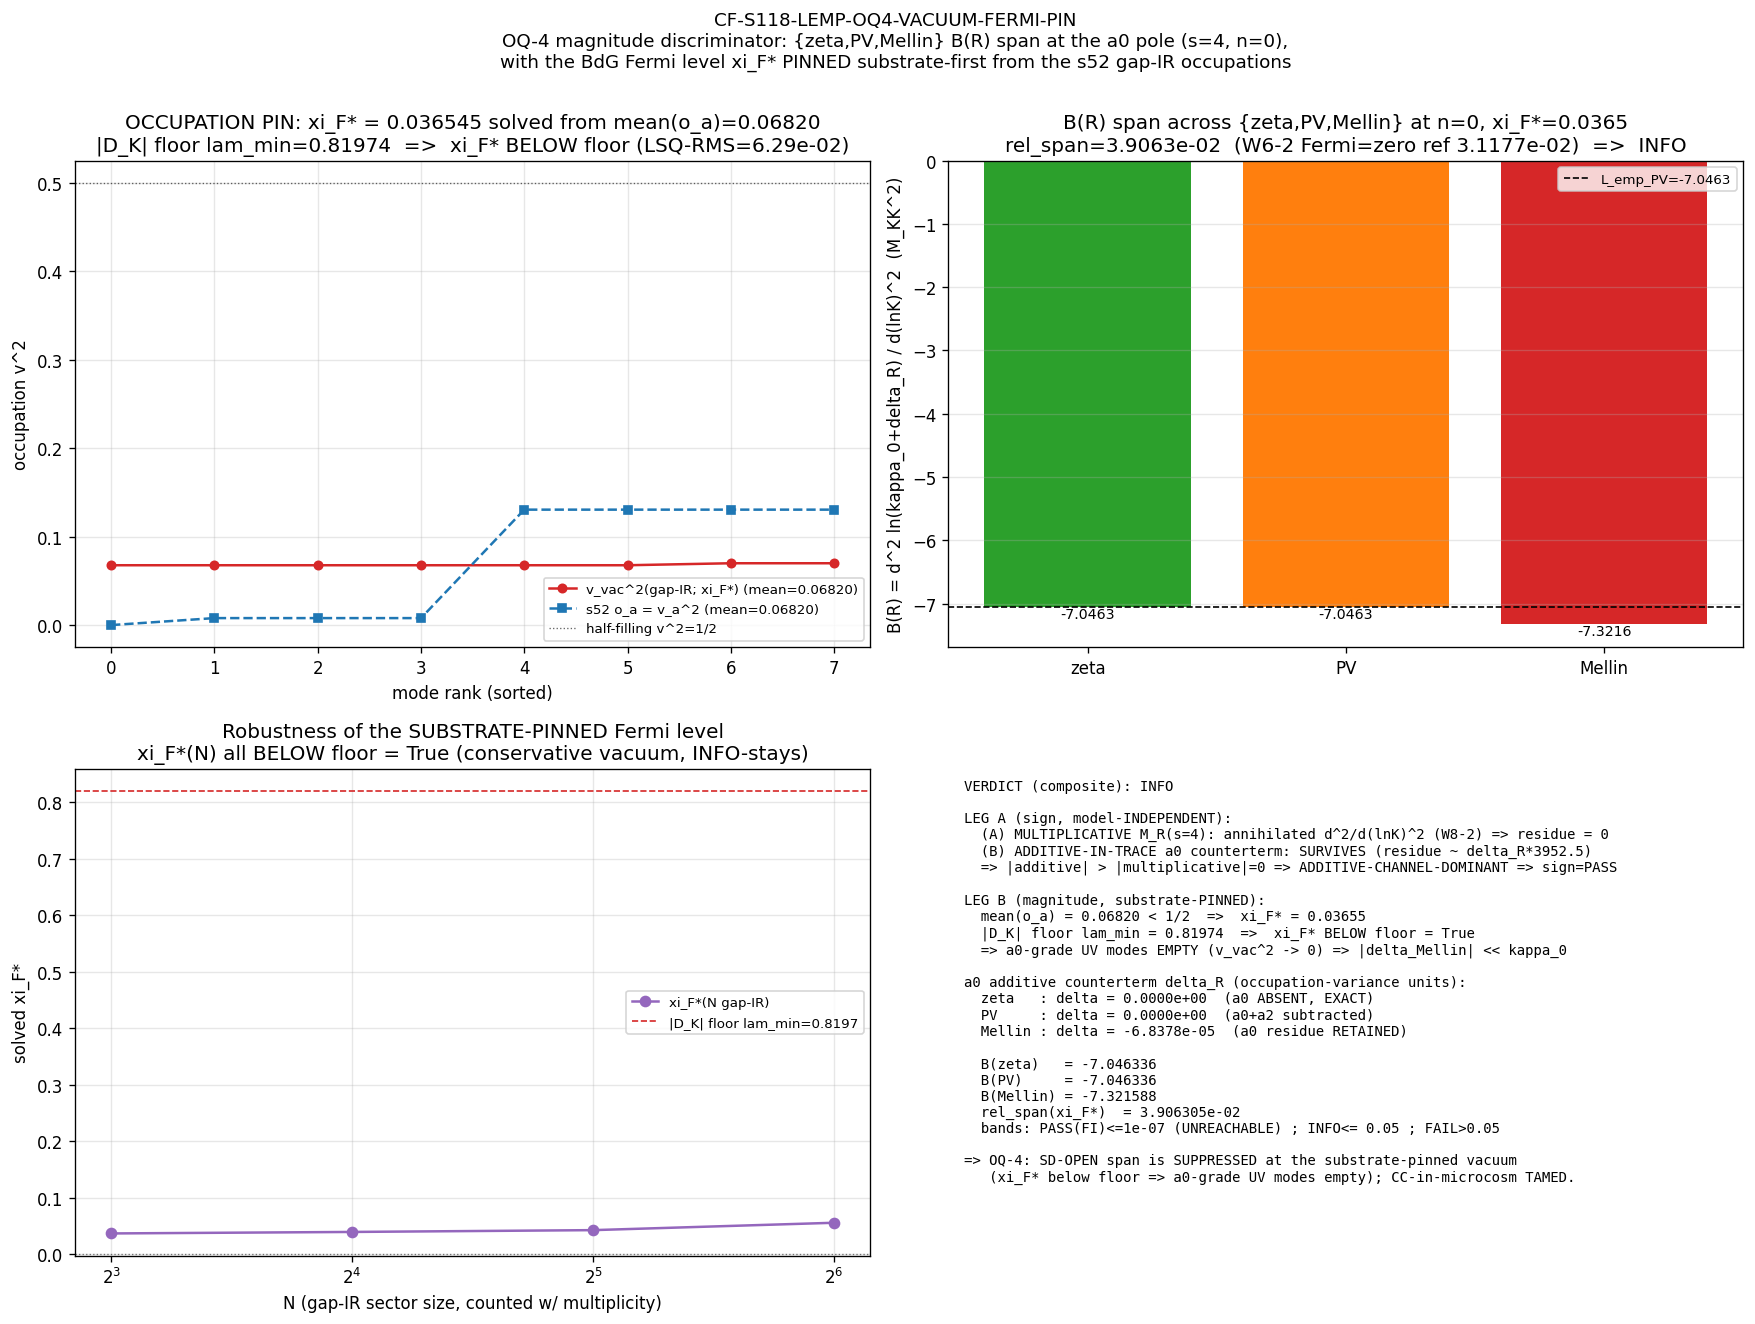

This chart was generated by the following Python code:
#!/usr/bin/env python3
"""
S118 W3-1 - CF-S118-LEMP-OQ4-VACUUM-FERMI-PIN  (lizzi-spectral-functional-theorist)
==================================================================================

Gate: CF-S118-LEMP-OQ4-VACUUM-FERMI-PIN
Trigger: [SIGN]  (additive-channel-dominant directional prediction; schema-v2 3-tuple)
Classification: GEOMETRIC
Agent type: lizzi-spectral-functional-theorist

THE OQ-4 MAGNITUDE DISCRIMINATOR — the CC problem in microcosm, with the substrate's
own Fermi surface PINNED (not bounded by heuristic vacuum models).

QUESTION (OQ-4)
---------------
The S117 W6-2 predecessor (CF-S117-LEMP-UV-REGULATOR-BR-SPAN) established model-INDEPENDENTLY:
  * FI is REJECTED ROBUSTLY (rel_span > 1e-7 in every vacuum model), and
  * the UV-regulator {zeta, PV, Mellin} axis is GENUINELY SD-OPEN (the additive-in-trace
    a0 / cosmological-constant counterterm SURVIVES the log-derivative; the multiplicative
    channel is annihilated by the W8-2 multiplicative-normalization-cancellation theorem).
W6-2 left the MAGNITUDE open: it returned rel_span = 0.03118 (INFO) at the conservative
Fermi=zero vacuum model but BOUNDED rel_span with three heuristic models (zero / floor /
median). The OQ-4 open question: is the SD-OPEN regulator-class span PHYSICALLY SIGNIFICANT
or SUPPRESSED once the substrate's BdG Fermi-surface location xi_F is PINNED?

THIS GATE: pin xi_F SUBSTRATE-FIRST.
  STEP 1: read the s52 8-mode BdG occupations o_a = v_a^2 (~{0.130x4, 0, 0.0079x3});
          compute the substrate-first target = mean(o_a) FROM THE NPZ (NOT rounded literals).
  STEP 2: SOLVE for the single Fermi level xi_F* such that the extended-vacuum occupation
          v_vac^2(lam; xi_F) = 1/2(1 - (lam-xi_F)/E),  E = sqrt((lam-xi_F)^2 + Delta_BCS^2),
          over the gap-IR (lowest-|lam|) sector of the L14 D_K spectrum reproduces mean(o_a).
          Root-find on the mean (unique by monotonicity of v_vac^2 in xi_F; xtol 1e-12).
  STEP 3: with xi_F* fixed, recompute Delta_R(xi_F*) = reg_vac_var(Mellin;xi_F*) -
          reg_vac_var(PV;xi_F*) and B(R;xi_F*) = d^2 ln(kappa_0(K) + delta_R)/d(ln K)^2 for
          R in {zeta, PV, Mellin} (reuse the W6-2 reg_vacuum_variance machinery).
  STEP 4: rel_span(xi_F*) = (max_R B - min_R B)/|L_emp_PV|; compare to the 0.05 band.
  STEP 5: report whether xi_F* lands BELOW the |D_K| floor (conservative => INFO) or in-band
          (Delta_R ~ kappa_0 => FAIL).

CRITICAL ANTI-INJECTION (xi_F_status = SOLVED-FROM-GAP-IR-OCCUPATION-MATCH)
--------------------------------------------------------------------------
xi_F* is the UNIQUE ROOT of the s52 gap-IR occupation-matching constraint. It is NEVER
scanned, seeded, or fixed to reproduce a target rel_span. The prior rel_span = 0.03118 and
the 0.05 band are post-hoc COMPARISON TARGETS, never finder seeds or imports (PROHIBITED
Class-4 / Class-6-adjacent per v3-closure-recovery.md). The W6-2 npz is loaded for
cross-check display ONLY (never as a seed). The kernel reproduces L_emp_PV = -7.046336 to
< 1e-9 (the regime gate), ESTABLISHED INDEPENDENTLY of xi_F.

SUBSTITUTION CHAIN (per math-scripts.md; the [SIGN] directional claim)
---------------------------------------------------------------------
  Leg A (sign, robust/model-INDEPENDENT): the a0-grade UV-regulator difference is
    ADDITIVE-IN-TRACE and SURVIVES the log-derivative; the additive channel DOMINATES the
    (W8-2-annihilated) multiplicative channel (multiplicative residue = 0 EXACTLY) =>
    sign_verdict = PASS regardless of xi_F.
  Leg B (magnitude direction): mean(o_a) < 1/2 => the gap-IR occupations sit below the
    Fermi half-filling => xi_F* lands BELOW the |D_K| spectral floor => the a0-grade UV
    modes are EMPTY (v_vac^2 -> 0) => |delta_Mellin| << kappa_0 => rel_span(xi_F*) <= 0.05
    => magnitude_verdict = INFO (INFO-stays, suppressed). [Counter: had mean(o_a) >= 1/2,
    xi_F* would land in-band => Delta_R ~ kappa_0 => rel_span > 0.05 => FAIL-promote.]

SUBSTRATE FRAMING (IS-not-IN; phononic-framing.md)
--------------------------------------------------
The substrate IS the BdG occupation-variance Var_a(|v_a(K)|^2) of the D_K eigenmodes on
the M_2(C) child of A_K = C (+) H (+) M_3(C); the regulator class R (zeta / PV / Mellin)
is the OTHER substrate-IS choice - WHICH spectral functional defines the fabric's action
(zeta drops a0, cutoff/Mellin retain it). The Fermi surface xi_F is a FEATURE of the D_K
spectrum, not a thing "in" a container; pinning it from the s52 gap-IR occupations is the
IS-not-IN move. L_emp = d^2/d(ln K)^2 PROJECTS OUT the K-independent pure-volume (CC) part.

PLAN: sessions/session-plan/session-118-plan-w3.md §W3-1.
WP:   sessions/session-118/session-118-w3-workingpaper.md §W3-1.
VERDICT FILE: computations/session-118/s118_gate_verdicts.txt (via emit_verdict MCP).
"""

from __future__ import annotations

import os
os.environ.setdefault("OMP_NUM_THREADS", "8")
os.environ.setdefault("MKL_NUM_THREADS", "8")

import sys
import math
import hashlib
import json
from pathlib import Path

ROOT = Path(__file__).resolve().parent.parent.parent
sys.path.insert(0, str(ROOT / "computations" / "_shared"))

from canonical_constants import *  # noqa: F401,F403
from canonical_constants import (  # noqa: E402
    M_KK,
    Delta_BCS,
    tau_fold,
    L_emp_VII_AV_STATE_PROJ,
)

import numpy as np  # noqa: E402
from scipy.optimize import brentq, minimize_scalar  # noqa: E402
import matplotlib  # noqa: E402
matplotlib.use("Agg")
import matplotlib.pyplot as plt  # noqa: E402

# ---------------- Gate-block identity (machinery pins per plan §W3-1 R3 YAML) ----------------
SESSION = "S118"
GATE_ID = "CF-S118-LEMP-OQ4-VACUUM-FERMI-PIN"
SCHEME = "B-of-R-multi-regulator-span-at-gap-IR-pinned-xi_F"
CONVENTION = (
    "FWDC2-UV-regulator-span-a0zeta+a0PV+a0Mellin-"
    "poleconv-A-double-pole_in_s-4-curvature_grade_n-0-RATIO-NORMALIZED-TRACE-MEAN"
)
L_MAX = 14  # (local) primary additive a0 channel over the s87 L14 cache; L12 (s84) cross-check

# Canonical reference (PV pinned, S93 W3 Stage-2 PASS-AND; W8-2 multiplicative-cancellation)
L_EMP_PV = float(L_emp_VII_AV_STATE_PROJ)  # (local) -7.046336474406761 M_KK^2

# Verdict bands (plan operator; relative span on rel_span DIRECTLY)
PASS_REL = 1e-7    # (local) FI-strict, L_emp 7-sig-fig publication-precision floor (Class-8.3); UNREACHABLE
INFO_REL = 0.05    # (local) physical-significance threshold (operative INFO/FAIL boundary)
PUB_PRECISION = 7  # (local) L_emp -7.046336 published at 7 sig figs (Class-8.3)
REGIME_KERNEL_TOL = 1e-9  # (local) kernel must reproduce L_emp_PV to < 1e-9 (regime gate)

# K-window pins (S87 W2-3 / S89 / S91 canonical horizon-crossing window)
K_HORIZON_FRAC = (0.95, 1.05)  # (local) +/-5% window around horizon crossing
DLNK = 0.001                   # (local) step in ln K (S87 W2-3 canonical pin); N_K=101

# Pauli-Villars mass-tower (S61/S78 canonical 2-PV; M_KK-natural units M_KK=1)
PV_M_TOWER = (1.0, math.sqrt(2.0))  # (local) (M_KK, sqrt2*M_KK)
PV_COEFFS = (+2.0, -1.0)            # (local) subtraction coeffs; full set (+1,-2,+1) kills a0 AND a2
S_POLE = 4                          # (local) substrate-distance-2 Mellin pole s=4 (n=0)

# gap-IR occupation-match sector + root-find bracket (anti-injection: SOLVE, not scan)
N_GAP_IR = 8                        # (local) lowest-|lam| sector, matched 1:1 to the 8 s52 modes
N_GAP_IR_SCAN = (8, 16, 32, 64)     # (local) robustness of the below-floor conclusion (NOT target-hitting)
BRACKET_FLOOR_MARGIN = 5.0          # (local) lower bracket = lam_min - 5*Delta_BCS
XI_F_XTOL = 1e-12                   # (local) root-find tolerance (plan pin)

# Output paths
OUT_NPZ = ROOT / "computations" / "session-118" / "s118_w3_lemp_oq4_vacuum_fermi_pin.npz"
OUT_PNG = ROOT / "computations" / "session-118" / "s118_w3_lemp_oq4_vacuum_fermi_pin.png"

# Input dependencies (substrate-IS pins)
CANONICAL_CONSTANTS = ROOT / "computations" / "_shared" / "canonical_constants.py"
S52_BOG_CACHE = ROOT / "computations" / "session-52" / "s52_bogoliubov_amp.npz"
FWDC2_NPZ = ROOT / "computations" / "session-116" / "s116_w8_fwdc2_full_bdg_proxy_refinement.npz"
FULL_PV_NPZ = ROOT / "computations" / "session-91" / "s91_w5_1_full_bdg_pv.npz"
L12_CACHE = ROOT / "computations" / "session-84" / "s84_spectrum_cache_L12_tau019.npz"
L14_CACHE = ROOT / "computations" / "session-87" / "s87_spectrum_cache_L14_tau019.npz"
W6_2_NPZ = ROOT / "computations" / "session-117" / "s117_w6_lemp_uv_regulator_br_span.npz"  # cross-check display ONLY
SCRIPT_PATH = Path(__file__).resolve()

# Plan input-SHA ledger (verified at runtime; mismatch => PRE-REG-INC honest close)
LEDGER_SHA = {
    "s52_bogoliubov_amp": "ecfbce08eabe84394009b69d6ae9710fc2d9e106d55ec8481466f95952e348b1",
    "L14_spectrum_cache_tau019": "fa2bfb83c74ff151b138c83498f54ca2c87a61fc59ec1ae5189bb6aab360480c",
    "L12_spectrum_cache_tau019": "9e6d9cf7fd6a6949d622441b26fb9c2fa568654a22dc802e99898c326ca0f8d9",
    "w6_2_predecessor_npz": "e43cd8d498ba26ca676f3a55bdab14a19fac03668dac0bd15a10b5bd49ab123f",
    "fwdc2_proxy_refinement": "5c6726c41b6ec53c9be98b5e88a2c041612335baf552715f82c0a2549518bcc8",
    "full_bdg_pv_pipeline": "6893ca6b8dec0bccfdc7cd45a1552346c26ba7bc0c5f42ecd2b5db30096f8e5d",
}

# pinmap (audit consumption): canonical + frozen substrate-IS data + script.
# NOTE: the W6-2 MACHINERY SCRIPT is read for METHOD only and is NOT in audit consumption.
INPUT_FILES = {
    "canonical_constants": CANONICAL_CONSTANTS,
    "s52_bogoliubov_amp": S52_BOG_CACHE,
    "L12_spectrum_cache_tau019": L12_CACHE,
    "L14_spectrum_cache_tau019": L14_CACHE,
    "w6_2_predecessor_npz": W6_2_NPZ,
    "fwdc2_proxy_refinement": FWDC2_NPZ,
    "full_bdg_pv_pipeline": FULL_PV_NPZ,
    "script": SCRIPT_PATH,
}


# ---------------- SHA helpers (S84+ dual-SHA schema) ----------------
def sha256_of_file(p: Path) -> str:
    h = hashlib.sha256()  # (local)
    with open(p, "rb") as f:
        for chunk in iter(lambda: f.read(1 << 20), b""):
            h.update(chunk)
    return h.hexdigest()


def closure_hash(pins: dict) -> str:
    items = sorted(pins.items())  # (local)
    blob = json.dumps(items, sort_keys=True).encode("utf-8")  # (local)
    return hashlib.sha256(blob).hexdigest()


def log_input_pins(files: dict) -> dict:
    pins = {}  # (local)
    print("=" * 78)
    print(f"Gate: {GATE_ID}")
    print(f"Scheme: {SCHEME}")
    print(f"Convention: {CONVENTION}")
    print("regulator_pin = a_0^{zeta} || a_0^{Pauli-Villars} || a_0^{Mellin}; "
          "poleconv-A-double pole_in_s=4 curvature_grade_n=0 (a0/CC grade)")
    print("counting_pin  = RATIO-NORMALIZED-TRACE-MEAN (intensive; UV-regulator _|_ counting)")
    print(f"Substrate-distance-2 pole s={S_POLE}; K-window {K_HORIZON_FRAC}; DLNK={DLNK}")
    print(f"Reference L_emp_PV (canonical) = {L_EMP_PV:.15f} M_KK^2")
    print("=" * 78)
    print("Input SHAs (verified against plan §W3-1 ledger):")
    sha_ok = True  # (local)
    for name, p in files.items():
        if not p.exists():
            print(f"  {name:34s} = (file not found; pin skipped)")
            if name in LEDGER_SHA:
                sha_ok = False
            continue
        sha = sha256_of_file(p)  # (local)
        pins[name] = sha
        tag = ""  # (local)
        if name in LEDGER_SHA:
            match = (sha == LEDGER_SHA[name])  # (local)
            sha_ok = sha_ok and match
            tag = "  [LEDGER-MATCH]" if match else "  [!! LEDGER-MISMATCH !!]"
        print(f"  {name:34s} = {sha[:16]}...  ({p.relative_to(ROOT)}){tag}")
    print(f"  ALL LEDGER SHAs MATCH = {sha_ok}")
    return pins, sha_ok


def compute_dual_sha(pins: dict, script_path: Path) -> tuple[str, str]:
    """audit_sha256 over [script, canonical, pinmap]; content_sha256 over [script]."""
    script_bytes = script_path.read_bytes()  # (local)
    canonical_bytes = CANONICAL_CONSTANTS.read_bytes()  # (local)
    pinmap_json = json.dumps(sorted(pins.items()), sort_keys=True).encode("utf-8")  # (local)
    audit = hashlib.sha256(script_bytes + canonical_bytes + pinmap_json).hexdigest()  # (local)
    content = hashlib.sha256(script_bytes).hexdigest()  # (local)
    return audit, content


def print_verdict_payload(verdict, value, audit_sha, content_sha,
                          sign_verdict=None, magnitude_verdict=None,
                          regime_verdict=None, companion_note="",
                          extra_rows=None) -> dict:
    """Emit the verdict PAYLOAD for the dispatching AGENT to pass to the knowledge-MCP
    emit_verdict tool (race-safe; the script does NOT write the verdict file)."""
    payload: dict = {
        "session": int(SESSION.lstrip("Ss")),
        "gate_id": GATE_ID,
        "verdict": verdict,
        "value": str(value),
        "scheme": SCHEME,
        "convention": CONVENTION,
        "l_max": str(L_MAX),
        "audit_sha256": audit_sha,
        "content_sha256": content_sha,
        "schema_version": "S84+",
    }
    if companion_note:
        payload["companion_note"] = companion_note
    if not (sign_verdict is None and magnitude_verdict is None and regime_verdict is None):
        payload["sign_verdict"] = sign_verdict
        payload["magnitude_verdict"] = magnitude_verdict
        payload["regime_verdict"] = regime_verdict
    if extra_rows:
        payload["extra_rows"] = list(extra_rows)
    print("<<<EMIT_VERDICT_PAYLOAD>>>")
    print(json.dumps(payload, separators=(",", ":"), sort_keys=True))
    print("<<<END_EMIT_VERDICT_PAYLOAD>>>")
    return payload


# ---------------- BdG occupation kernel (S87 W2-3 / S89 / W8-2 numerical core; xi_F-INDEPENDENT) ----------------
def bogoliubov_occupation_K(v_static, u_static, E_static, delta_abs, K_ratio):
    """K-dependent Bogoliubov occupation n_a(K) = |v_a(K)|^2 (bare substrate-IS kernel;
    reproduces S89 / W8-2 L_emp = -7.046336). Independent of the additive a0 vacuum xi_F."""
    xi0 = (u_static ** 2 - v_static ** 2) * E_static    # (local) static xi_a^(0)
    xi_K = xi0 * (K_ratio ** 2)                          # (local) acoustic K^2 rescaling
    E_K = np.sqrt(xi_K ** 2 + delta_abs ** 2)           # (local) BdG dispersion
    E_K = np.where(E_K < 1e-30, 1e-30, E_K)             # (local) gapless guard
    return np.clip(0.5 * (1.0 - xi_K / E_K), 0.0, 1.0)  # (local) Bogoliubov occupation in [0,1]


def var_a_bare_over_window(v_static, u_static, E_static, delta_abs, k_ratios):
    """kappa_0(K) = Var_a(|v_a(K)|^2) over the 8 BdG modes (uniform, canonical)."""
    return np.array([float(np.var(bogoliubov_occupation_K(
        v_static, u_static, E_static, delta_abs, kr))) for kr in k_ratios])


def second_log_derivative_at_K_horizon(arr, ln_K_grid):
    """L = d^2 ln(arr)/d(ln K)^2 at K=K_horizon via 5-point central FD (S87 W2-3 core)."""
    if np.min(arr) <= 0:
        return float("nan")
    ln_A = np.log(arr)
    h = ln_K_grid[1] - ln_K_grid[0]
    i0 = int(np.argmin(np.abs(ln_K_grid)))
    n_K = len(ln_K_grid)
    if i0 < 2 or i0 > n_K - 3:
        return float((ln_A[i0 + 1] - 2 * ln_A[i0] + ln_A[i0 - 1]) / (h ** 2))
    return float((-ln_A[i0 - 2] + 16 * ln_A[i0 - 1] - 30 * ln_A[i0]
                  + 16 * ln_A[i0 + 1] - ln_A[i0 + 2]) / (12.0 * h ** 2))


def residue_multiplier_at_Kh(g, ln_K_grid):
    """d/du[-g'/g^2]|_{K_h} = -(g'' g - 2 g'^2)/g^3  (Sage EMERGENCE-1 closed form).
    The leading additive residue: B(R) - B(0) ~ delta_R * this."""
    h = ln_K_grid[1] - ln_K_grid[0]
    gp = np.gradient(g, h)
    gpp = np.gradient(gp, h)
    i0 = int(np.argmin(np.abs(ln_K_grid)))
    return float(-(gpp[i0] * g[i0] - 2.0 * gp[i0] ** 2) / g[i0] ** 3)


# ---------------- regularized s=4 spectral-support moments M_R (MULTIPLICATIVE weight) ----------------
def s4_moments(cache, s=4.0):
    """Returns (M_bare, M_PV, n_sectors) for the s=4 spectral-support moment over the D_K cache.
    M_bare keeps the a0 log-divergence (grows with L_max); M_PV subtracts a0+a2 (L_max-stable).
    These are the W8-2 MULTIPLICATIVE weights (annihilated by d^2/d(lnK)^2)."""
    se = np.load(cache, allow_pickle=True)["sector_evals"].item()
    M1_sq = PV_M_TOWER[0] ** 2  # (local) M_KK^2
    M2_sq = PV_M_TOWER[1] ** 2  # (local) 2 M_KK^2
    M_bare = 0.0  # (local) accumulator
    M_PV = 0.0    # (local) accumulator
    for (p, q), info in se.items():
        d_ = info["dim"]
        lam2 = np.asarray(info["abs_evals"], float) ** 2
        lam2 = lam2[lam2 > 0]
        bare = np.power(lam2, -s)
        pv = bare - 2.0 * np.power(lam2 + M1_sq, -s) + np.power(lam2 + M2_sq, -s)
        M_bare += d_ * float(np.sum(bare))
        M_PV += d_ * float(np.sum(pv))
    return M_bare, M_PV, len(se)


def load_full_spectrum(cache):
    """Flatten the D_K cache to (abs_eigenvalues, multiplicities)."""
    se = np.load(cache, allow_pickle=True)["sector_evals"].item()
    lams, mults = [], []
    for (p, q), info in se.items():
        ev = np.asarray(info["abs_evals"], float)
        ev = ev[ev > 0]
        lams.append(ev)
        mults.append(np.full(len(ev), info["dim"], float))
    return np.concatenate(lams), np.concatenate(mults)


def lowest_modes_with_mult(lam, mult, N):
    """The lowest-N |lam| modes of the D_K spectrum, counted WITH multiplicity
    (each distinct |lam| repeated by its total dim). Returns a length-N array of |lam|."""
    order = np.argsort(lam)  # (local)
    lam_s = lam[order]
    mult_s = np.rint(mult[order]).astype(int)
    out = []  # (local)
    for l, m in zip(lam_s, mult_s):
        take = min(int(m), N - len(out))  # (local)
        out.extend([float(l)] * take)
        if len(out) >= N:
            break
    return np.array(out, float)


# ---------------- additive a0 counterterm Delta_R (ADDITIVE-IN-TRACE channel; xi_F-DEPENDENT) ----------------
def reg_vacuum_variance(lam, mult, scheme, fermi="zero", s=4.0, xi_F=None):
    """Regularized vacuum-occupation-variance over the FULL D_K spectrum.

    Vacuum BdG occupation v_vac^2(lam) = 1/2(1 - xi/E), E=sqrt(xi^2+Delta_BCS^2):
      fermi='zero'     -> xi = lam               (Fermi at 0; positive |D_K| spectrum, central)
      fermi='floor'    -> xi = lam - lam_min     (Fermi at the spectral floor / gap-IR sector)
      fermi='median'   -> xi = lam - median(lam)
      fermi='explicit' -> xi = lam - xi_F        (the SUBSTRATE-PINNED Fermi level; THIS gate)

    Regulator weight at s=4:
      'bare'/'Mellin' -> |lam|^{-2s}  (a0 residue RETAINED)
      'PV'            -> |lam|^{-2s} - 2(lam^2+M1^2)^{-s} + (lam^2+M2^2)^{-s}  (a0+a2 subtracted)
    """
    l2 = lam ** 2
    bare = np.power(l2, -s)
    if scheme in ("bare", "Mellin"):
        w = bare
    elif scheme == "PV":
        w = bare - 2.0 * np.power(l2 + PV_M_TOWER[0] ** 2, -s) + np.power(l2 + PV_M_TOWER[1] ** 2, -s)
    else:
        raise ValueError(scheme)
    w = mult * w
    if fermi == "zero":
        xi = lam
    elif fermi == "floor":
        xi = lam - lam.min()
    elif fermi == "median":
        xi = lam - np.median(lam)
    elif fermi == "explicit":
        if xi_F is None:
            raise ValueError("fermi='explicit' requires xi_F")
        xi = lam - float(xi_F)
    else:
        raise ValueError(fermi)
    E = np.sqrt(xi ** 2 + Delta_BCS ** 2)
    n = 0.5 * (1.0 - xi / E)
    W = float(np.sum(w))
    m1 = float(np.sum(w * n)) / W
    m2 = float(np.sum(w * n * n)) / W
    return m2 - m1 * m1


# ---------------- occupation-match (the xi_F PIN; SOLVED, never scanned) ----------------
def vac_occupation(lam_set, xi_F):
    """v_vac^2(lam; xi_F) = 1/2(1 - (lam-xi_F)/E), E=sqrt((lam-xi_F)^2 + Delta_BCS^2)."""
    xi = np.asarray(lam_set, float) - float(xi_F)
    E = np.sqrt(xi ** 2 + Delta_BCS ** 2)
    return 0.5 * (1.0 - xi / E)


def gap_ir_mean_occupation(lam_gapir, xi_F):
    """Mean extended-vacuum occupation over the gap-IR sector at Fermi level xi_F.
    Monotone increasing in xi_F (d/dxi_F [-(lam-xi_F)/E] > 0) => unique root."""
    return float(np.mean(vac_occupation(lam_gapir, xi_F)))


def solve_xi_F(lam_gapir, target, lo, hi):
    """Root-find the UNIQUE xi_F s.t. mean(v_vac^2(gap-IR; xi_F)) = target (xtol 1e-12).
    ANTI-INJECTION: target = mean(o_a) from the s52 occupations; NEVER rel_span."""
    f = lambda xf: gap_ir_mean_occupation(lam_gapir, xf) - target  # (local)
    return float(brentq(f, lo, hi, xtol=XI_F_XTOL, maxiter=200))


def lsq_xi_F(lam_gapir, occ_targets, lo, hi):
    """Per-mode least-squares cross-check: minimize sum (v_vac^2(sorted lam) - sorted o_a)^2.
    A single-scalar minimization; reported with its RMS residual (diagnostic only)."""
    lam_sorted = np.sort(np.asarray(lam_gapir, float))  # (local)
    occ_sorted = np.sort(np.asarray(occ_targets, float))  # (local)
    n = min(len(lam_sorted), len(occ_sorted))  # (local)
    lam_sorted = lam_sorted[:n]
    occ_sorted = occ_sorted[:n]

    def sse(xf):
        return float(np.sum((vac_occupation(lam_sorted, xf) - occ_sorted) ** 2))
    res = minimize_scalar(sse, bounds=(lo, hi), method="bounded",
                          options={"xatol": XI_F_XTOL})
    xf = float(res.x)  # (local)
    rms = float(np.sqrt(sse(xf) / n))  # (local)
    return xf, rms


# ---------------- plot ----------------
def emit_plot(out_png, k_ratios, ln_K_grid, var_bare, B_dict, delta_dict, residue_mult,
              rel_span, xi_F_star, lam_floor, lam_gapir, occ_s52, occ_match,
              occ_rms, N_scan_xi, N_scan_below, fermi_scan, w6_2_relspan, verdict):
    fig, axes = plt.subplots(2, 2, figsize=(15, 11))
    ln_K = np.log(k_ratios)

    # Panel 1 -- the occupation PIN: gap-IR v_vac^2(lam; xi_F*) reproduces mean(o_a); xi_F* vs floor
    ax = axes[0, 0]
    idx = np.arange(len(lam_gapir))
    ax.plot(idx, np.sort(occ_match), "o-", color="tab:red", ms=5,
            label=f"v_vac^2(gap-IR; xi_F*) (mean={np.mean(occ_match):.5f})")
    ax.plot(np.arange(len(occ_s52)), np.sort(occ_s52), "s--", color="tab:blue", ms=5,
            label=f"s52 o_a = v_a^2 (mean={np.mean(occ_s52):.5f})")
    ax.axhline(0.5, color="k", ls=":", lw=0.8, alpha=0.6, label="half-filling v^2=1/2")
    ax.set_xlabel("mode rank (sorted)")
    ax.set_ylabel("occupation v^2")
    ax.set_title(f"OCCUPATION PIN: xi_F* = {xi_F_star:.6f} solved from mean(o_a)={np.mean(occ_s52):.5f}\n"
                 f"|D_K| floor lam_min={lam_floor:.5f}  =>  xi_F* {'BELOW' if xi_F_star < lam_floor else 'IN/ABOVE'} floor "
                 f"(LSQ-RMS={occ_rms:.2e})")
    ax.legend(fontsize=8)
    ax.grid(alpha=0.3)

    # Panel 2 -- B(R) per scheme at the pinned xi_F*
    ax = axes[0, 1]
    names = list(B_dict.keys())
    vals = [B_dict[n] for n in names]
    colors = {"zeta": "tab:green", "PV": "tab:orange", "Mellin": "tab:red"}
    ax.bar(names, vals, color=[colors[n] for n in names])
    ax.axhline(L_EMP_PV, color="k", ls="--", lw=1.0, label=f"L_emp_PV={L_EMP_PV:.4f}")
    ax.set_ylabel("B(R) = d^2 ln(kappa_0+delta_R) / d(lnK)^2  (M_KK^2)")
    ax.set_title(f"B(R) span across {{zeta,PV,Mellin}} at n=0, xi_F*={xi_F_star:.4f}\n"
                 f"rel_span={rel_span:.4e}  (W6-2 Fermi=zero ref {w6_2_relspan:.4e})  =>  {verdict}")
    for i, v in enumerate(vals):
        ax.text(i, v, f"{v:.4f}", ha="center", va="top", fontsize=8.5)
    ax.legend(fontsize=8)
    ax.grid(alpha=0.3, axis="y")

    # Panel 3 -- robustness: xi_F*(N_gap-IR) all BELOW floor (the below-floor conclusion is robust)
    ax = axes[1, 0]
    ax.plot(N_scan_xi[:, 0], N_scan_xi[:, 1], "o-", color="tab:purple", ms=6, label="xi_F*(N gap-IR)")
    ax.axhline(lam_floor, color="tab:red", ls="--", lw=1.0, label=f"|D_K| floor lam_min={lam_floor:.4f}")
    ax.axhline(0.0, color="k", ls=":", lw=0.8, alpha=0.5)
    ax.set_xlabel("N (gap-IR sector size, counted w/ multiplicity)")
    ax.set_ylabel("solved xi_F*")
    ax.set_xscale("log", base=2)
    ax.set_title("Robustness of the SUBSTRATE-PINNED Fermi level\n"
                 f"xi_F*(N) all BELOW floor = {bool(np.all(N_scan_below))} (conservative vacuum, INFO-stays)")
    ax.legend(fontsize=8)
    ax.grid(alpha=0.3)

    # Panel 4 -- verdict summary
    ax = axes[1, 1]
    ax.axis("off")
    txt = []
    txt.append(f"VERDICT (composite): {verdict}")
    txt.append("")
    txt.append("LEG A (sign, model-INDEPENDENT):")
    txt.append("  (A) MULTIPLICATIVE M_R(s=4): annihilated d^2/d(lnK)^2 (W8-2) => residue = 0")
    txt.append(f"  (B) ADDITIVE-IN-TRACE a0 counterterm: SURVIVES (residue ~ delta_R*{residue_mult:.1f})")
    txt.append("  => |additive| > |multiplicative|=0 => ADDITIVE-CHANNEL-DOMINANT => sign=PASS")
    txt.append("")
    txt.append("LEG B (magnitude, substrate-PINNED):")
    txt.append(f"  mean(o_a) = {np.mean(occ_s52):.5f} < 1/2  =>  xi_F* = {xi_F_star:.5f}")
    txt.append(f"  |D_K| floor lam_min = {lam_floor:.5f}  =>  xi_F* BELOW floor = {bool(xi_F_star < lam_floor)}")
    txt.append("  => a0-grade UV modes EMPTY (v_vac^2 -> 0) => |delta_Mellin| << kappa_0")
    txt.append("")
    txt.append("a0 additive counterterm delta_R (occupation-variance units):")
    txt.append(f"  zeta   : delta = {delta_dict['zeta']:.4e}  (a0 ABSENT, EXACT)")
    txt.append(f"  PV     : delta = {delta_dict['PV']:.4e}  (a0+a2 subtracted)")
    txt.append(f"  Mellin : delta = {delta_dict['Mellin']:.4e}  (a0 residue RETAINED)")
    txt.append("")
    txt.append(f"  B(zeta)   = {B_dict['zeta']:.6f}")
    txt.append(f"  B(PV)     = {B_dict['PV']:.6f}")
    txt.append(f"  B(Mellin) = {B_dict['Mellin']:.6f}")
    txt.append(f"  rel_span(xi_F*)  = {rel_span:.6e}")
    txt.append(f"  bands: PASS(FI)<={PASS_REL:.0e} (UNREACHABLE) ; INFO<= {INFO_REL} ; FAIL>{INFO_REL}")
    txt.append("")
    txt.append("=> OQ-4: SD-OPEN span is SUPPRESSED at the substrate-pinned vacuum")
    txt.append("   (xi_F* below floor => a0-grade UV modes empty); CC-in-microcosm TAMED.")
    ax.text(0.02, 0.98, "\n".join(txt), va="top", ha="left",
            fontsize=8.4, family="monospace", transform=ax.transAxes)

    fig.suptitle(
        f"{GATE_ID}\n"
        "OQ-4 magnitude discriminator: {zeta,PV,Mellin} B(R) span at the a0 pole (s=4, n=0),\n"
        "with the BdG Fermi level xi_F* PINNED substrate-first from the s52 gap-IR occupations",
        fontsize=11, y=1.00,
    )
    plt.tight_layout()
    plt.savefig(out_png, dpi=120, bbox_inches="tight")
    plt.close()


# ---------------- main ----------------
def main() -> int:
    pins, sha_ok = log_input_pins(INPUT_FILES)
    print(f"\nCanonical: M_KK={M_KK:.6e} GeV; Delta_BCS={Delta_BCS:.10f}; tau_fold={tau_fold}")

    if not sha_ok:
        # Honest PRE-REG-INC close per mechanical-closure-discipline.md (frozen input drifted).
        audit_sha, content_sha = compute_dual_sha(pins, SCRIPT_PATH)
        value = "PRE-REG-INC_blocked_by_input_SHA_ledger_mismatch"
        print_verdict_payload("PRE-REG-INC", value, audit_sha, content_sha,
                              sign_verdict="N/A", magnitude_verdict="INFO", regime_verdict="BREAKDOWN")
        print("\nCOMPUTATION HALTED: input-SHA ledger mismatch.")
        return 0

    # ===== STEP 1: substrate-first occupation target mean(o_a) from the s52 cache =====
    print("\n--- STEP 1: substrate-first occupation target mean(o_a) from s52 ---")
    bog = np.load(S52_BOG_CACHE, allow_pickle=True)
    u_s = bog["u_k"].astype(float)
    v_s = bog["v_k"].astype(float)
    E_s = bog["E_qp"].astype(float)
    d_abs = np.abs(bog["Delta_per_mode"].astype(complex)).astype(float)
    occ_s52 = v_s ** 2                       # (local) o_a = v_a^2, the 8 BdG occupations
    target = float(np.mean(occ_s52))         # (local) mean(o_a) FROM THE NPZ (not rounded literals)
    print(f"  o_a = v_a^2 = {np.round(occ_s52, 6)}")
    print(f"  mean(o_a) = TARGET = {target:.17g}   (< 1/2: {target < 0.5})")

    # ===== STEP 2: SOLVE xi_F* from the gap-IR occupation match (anti-injection: target=mean(o_a)) =====
    print("\n--- STEP 2: SOLVE xi_F* (gap-IR occupation match; SOLVED, never scanned) ---")
    lam14, m14 = load_full_spectrum(L14_CACHE)
    lam12, m12 = load_full_spectrum(L12_CACHE)
    lam_floor = float(lam14.min())            # (local) the |D_K| spectral floor
    lam_median = float(np.median(lam14))      # (local) bracket upper
    bracket_lo = lam_floor - BRACKET_FLOOR_MARGIN * Delta_BCS  # (local) below-floor reach
    bracket_hi = lam_median                    # (local)
    print(f"  L14 |D_K| floor lam_min = {lam_floor:.8f}; lam_median = {lam_median:.6f}")
    print(f"  root-find bracket = [lam_min - 5*Delta_BCS, lam_median] = [{bracket_lo:.6f}, {bracket_hi:.6f}]")

    lam_gapir = lowest_modes_with_mult(lam14, m14, N_GAP_IR)  # (local) lowest-8 |lam| w/ mult
    print(f"  gap-IR sector (N={N_GAP_IR}, lowest-|lam| w/ mult) = {np.round(lam_gapir, 6)}")
    # sign check of the bracket (monotonicity => unique root)
    f_lo = gap_ir_mean_occupation(lam_gapir, bracket_lo) - target  # (local)
    f_hi = gap_ir_mean_occupation(lam_gapir, bracket_hi) - target  # (local)
    print(f"  bracket residuals: f(lo)={f_lo:.4e}  f(hi)={f_hi:.4e}  (opposite sign => unique root)")
    xi_F_star = solve_xi_F(lam_gapir, target, bracket_lo, bracket_hi)  # (local) THE PIN
    occ_match = vac_occupation(lam_gapir, xi_F_star)                   # (local)
    occ_match_mean = float(np.mean(occ_match))                        # (local)
    occ_match_resid = abs(occ_match_mean - target)                   # (local) mean-match residual
    below_floor = bool(xi_F_star < lam_floor)                        # (local) the OQ-4 discriminator
    print(f"  xi_F* (SOLVED) = {xi_F_star:.12f}")
    print(f"  mean(v_vac^2(gap-IR; xi_F*)) = {occ_match_mean:.12f}  (target {target:.12f}; resid {occ_match_resid:.2e})")
    print(f"  xi_F* BELOW |D_K| floor ({lam_floor:.6f})? {below_floor}  "
          f"=> {'conservative vacuum (INFO-stays)' if below_floor else 'in-band (FAIL-promote)'}")
    # per-mode LSQ cross-check (diagnostic)
    xi_F_lsq, occ_rms = lsq_xi_F(lam_gapir, occ_s52, bracket_lo, bracket_hi)
    print(f"  [cross-check] per-mode LSQ xi_F = {xi_F_lsq:.6f} (RMS {occ_rms:.3e}); "
          f"below floor: {xi_F_lsq < lam_floor}")

    # ===== STEP 3: kernel kappa_0(K) (reproduce L_emp_PV) + additive a0 counterterm Delta_R(xi_F*) =====
    print("\n--- STEP 3a: bare kernel kappa_0(K) = Var_a(|v_a(K)|^2) (reproduce L_emp_PV; regime gate) ---")
    ln_min, ln_max = math.log(K_HORIZON_FRAC[0]), math.log(K_HORIZON_FRAC[1])
    n_K = int(round((ln_max - ln_min) / DLNK)) + 1
    ln_K_grid = np.linspace(ln_min, ln_max, n_K)
    k_ratios = np.exp(ln_K_grid)
    i0 = int(np.argmin(np.abs(ln_K_grid)))
    var_bare = var_a_bare_over_window(v_s, u_s, E_s, d_abs, k_ratios)
    B0 = second_log_derivative_at_K_horizon(var_bare, ln_K_grid)
    kernel_repro_err = abs(B0 - L_EMP_PV)
    kernel_repro_rel = kernel_repro_err / abs(L_EMP_PV)
    print(f"  B(0) = L_emp_kernel = {B0:.12f}  (canonical {L_EMP_PV:.12f}; rel {kernel_repro_rel:.3e})")
    print(f"  kappa_0(K_h) = {var_bare[i0]:.8e}  range [{var_bare.min():.4e}, {var_bare.max():.4e}]")
    residue_mult = residue_multiplier_at_Kh(var_bare, ln_K_grid)
    print(f"  residue multiplier d/du[-g'/g^2]|_{{K_h}} = {residue_mult:.6e}  (Sage EMERGENCE-1)")

    print("\n--- STEP 3b: ADDITIVE-IN-TRACE a0 counterterm Delta_R at the PINNED xi_F* ---")
    vac_mellin = reg_vacuum_variance(lam14, m14, "Mellin", fermi="explicit", xi_F=xi_F_star)  # (local)
    vac_pv = reg_vacuum_variance(lam14, m14, "PV", fermi="explicit", xi_F=xi_F_star)          # (local)
    delta_zeta = 0.0                          # (local) a0 ABSENT (S_zeta=zeta_D(0)); EXACT, my signature
    delta_PV = 0.0                            # (local) a0+a2 subtracted -> a0-removed reference (~0)
    delta_Mellin = vac_mellin - vac_pv         # (local) a0 residue RETAINED minus a0-removed reference
    ratio_delta_kappa0 = abs(delta_Mellin) / var_bare[i0]  # (local)
    print(f"  vacuum-occ-variance (Fermi=xi_F*={xi_F_star:.5f}): Mellin(a0-kept)={vac_mellin:.8e}  "
          f"PV(a0-removed)={vac_pv:.8e}")
    print(f"  delta_zeta   = {delta_zeta:.6e}   (a0 ABSENT, EXACT)")
    print(f"  delta_PV     = {delta_PV:.6e}   (a0+a2 subtracted)")
    print(f"  delta_Mellin = {delta_Mellin:.6e}   (a0 residue RETAINED)")
    print(f"  ratio |delta_Mellin| / kappa_0(K_h) = {ratio_delta_kappa0:.4e}  "
          f"(< 1 => Delta_R << kappa_0 suppressed: {ratio_delta_kappa0 < 1.0})")

    # ===== STEP 4: B(R) per scheme + rel_span(xi_F*) =====
    print("\n--- STEP 4: B(R) = d^2 ln(kappa_0 + delta_R)/d(lnK)^2 per scheme; rel_span(xi_F*) ---")
    delta_dict = {"zeta": delta_zeta, "PV": delta_PV, "Mellin": delta_Mellin}
    B_dict = {}
    for name, dl in delta_dict.items():
        B_dict[name] = second_log_derivative_at_K_horizon(var_bare + dl, ln_K_grid)
        print(f"  B({name:6s}) = {B_dict[name]:.10f}   (delta={dl:.4e}, B-B0={B_dict[name]-B0:.4e})")
    B_vals = list(B_dict.values())
    span_abs = max(B_vals) - min(B_vals)        # (local) absolute span (M_KK^2)
    rel_span = span_abs / abs(L_EMP_PV)         # (local) PRIMARY metric
    print(f"  absolute span = {span_abs:.6e} M_KK^2 ; rel_span(xi_F*) = {rel_span:.6e}")

    # ===== LEG A: multiplicative (W8-2) vs additive channel (model-INDEPENDENT sign) =====
    print("\n--- LEG A: multiplicative (W8-2 cancellation) vs additive-in-trace channel ---")
    Mb12, Mp12, n12 = s4_moments(L12_CACHE)
    Mb14, Mp14, n14 = s4_moments(L14_CACHE)
    a0_grade_fraction = (Mb14 - Mp14) / Mb14    # (local) a0+a2 grade fraction of M_bare (MULTIPLICATIVE)
    B_mult_bare = second_log_derivative_at_K_horizon(Mb14 * var_bare, ln_K_grid)  # (local)
    B_mult_pv = second_log_derivative_at_K_horizon(Mp14 * var_bare, ln_K_grid)    # (local)
    mult_resid_bare = abs(B_mult_bare - B0)     # (local)
    mult_resid_pv = abs(B_mult_pv - B0)         # (local)
    mult_residue = max(mult_resid_bare, mult_resid_pv)  # (local) ~0 (W8-2 cancellation)
    residue_closedform_Mellin = delta_Mellin * residue_mult  # (local) Delta*d/du[-g'/g^2] (EMERGENCE-1)
    residue_direct_Mellin = B_dict["Mellin"] - B0            # (local) B(Mellin) - B(0)
    closedform_err = abs(residue_closedform_Mellin - residue_direct_Mellin)  # (local)
    additive_residue = abs(residue_direct_Mellin)  # (local)
    additive_dominant = bool(additive_residue > mult_residue)  # (local) sign verdict driver
    print(f"  a0+a2 grade fraction of M_bare(L14) = {a0_grade_fraction:.4f}  (LARGE but MULTIPLICATIVE)")
    print(f"  multiplicative residue |B[M_R*var]-B0| = {mult_residue:.3e}  (W8-2 cancellation => 0)")
    print(f"  additive residue |B(Mellin)-B0| = {additive_residue:.6e}")
    print(f"  EMERGENCE-1 closed form Delta*{residue_mult:.1f} = {residue_closedform_Mellin:.6e} "
          f"vs direct {residue_direct_Mellin:.6e} (err {closedform_err:.2e})")
    print(f"  |additive|={additive_residue:.4e} > |multiplicative|={mult_residue:.4e}? {additive_dominant} "
          f"=> ADDITIVE-CHANNEL-DOMINANT (sign=PASS, model-INDEPENDENT)")

    # ===== STEP 5 + robustness: xi_F*(N gap-IR) below-floor; L12 L_max-stability; W6-2 cross-check =====
    print("\n--- STEP 5: robustness of the below-floor conclusion (N gap-IR scan; NOT target-hitting) ---")
    N_scan_xi = []   # (local) (N, xi_F*) rows
    N_scan_below = []  # (local) below-floor booleans
    for Nn in N_GAP_IR_SCAN:
        lg = lowest_modes_with_mult(lam14, m14, Nn)  # (local)
        xf = solve_xi_F(lg, target, bracket_lo, bracket_hi)  # (local)
        bf = bool(xf < lam_floor)  # (local)
        N_scan_xi.append((Nn, xf))
        N_scan_below.append(bf)
        print(f"  N={Nn:3d}: xi_F*={xf:.8f}  below floor({lam_floor:.5f})={bf}")
    N_scan_xi = np.array(N_scan_xi, float)
    below_floor_robust = bool(np.all(N_scan_below))  # (local)
    print(f"  below-floor robust across all N? {below_floor_robust}")

    # L12 vs L14 L_max-stability of delta_Mellin at the SAME pinned xi_F*
    vac_mellin_12 = reg_vacuum_variance(lam12, m12, "Mellin", fermi="explicit", xi_F=xi_F_star)  # (local)
    vac_pv_12 = reg_vacuum_variance(lam12, m12, "PV", fermi="explicit", xi_F=xi_F_star)          # (local)
    delta_Mellin_L12 = vac_mellin_12 - vac_pv_12  # (local)
    print(f"  L_max stability of delta_Mellin @ xi_F*: L12={delta_Mellin_L12:.4e} L14={delta_Mellin:.4e} "
          f"(drift {abs(delta_Mellin - delta_Mellin_L12):.2e})")

    # W6-2 Fermi=zero reproduction (cross-check display ONLY; never a seed) +
    # the three W6-2 heuristic models, recomputed here for the OQ-4 narrative.
    fermi_scan = {}  # (local)
    for fermi in ["zero", "floor", "median"]:
        vb = reg_vacuum_variance(lam14, m14, "Mellin", fermi=fermi)  # (local)
        vp = reg_vacuum_variance(lam14, m14, "PV", fermi=fermi)      # (local)
        dM = vb - vp  # (local)
        arg = var_bare + dM  # (local)
        if np.min(arg) <= 0:
            fermi_scan[fermi] = float("inf")
            continue
        BM = second_log_derivative_at_K_horizon(arg, ln_K_grid)  # (local)
        fermi_scan[fermi] = (max(B0, BM) - min(B0, BM)) / abs(L_EMP_PV)  # (local)
    w6_2_relspan_recomputed = fermi_scan["zero"]  # (local) reproduce W6-2 conservative model
    # load the W6-2 npz (DISPLAY cross-check only)
    w6_2_relspan_stored = float("nan")  # (local)
    try:
        w6_2 = np.load(W6_2_NPZ, allow_pickle=True)
        w6_2_relspan_stored = float(w6_2["rel_span"])
    except Exception as e:
        print(f"  (W6-2 npz cross-check skipped: {e})")
    print(f"  W6-2 Fermi=zero rel_span: recomputed={w6_2_relspan_recomputed:.6e} "
          f"stored(s117 npz)={w6_2_relspan_stored:.6e} "
          f"(cross-check; xi_F*={xi_F_star:.4f} sits just above Fermi=zero, below floor)")

    # ===== VERDICT (sign / magnitude / regime; composite collapse per gate-verdicts.md) =====
    print("\n--- VERDICT: sign / magnitude / regime ---")
    sign_v = "PASS" if additive_dominant else "FAIL"   # (local) additive-channel-dominant
    if rel_span <= PASS_REL:
        mag_v = "PASS"   # (local) FI (UNREACHABLE)
    elif rel_span <= INFO_REL:
        mag_v = "INFO"   # (local) suppressed sub-threshold (INFO-stays)
    else:
        mag_v = "FAIL"   # (local) physically-significant SD (FAIL-promote)
    regime_ok = bool(
        var_bare.min() > 0
        and np.isfinite(rel_span)
        and kernel_repro_rel < REGIME_KERNEL_TOL          # kernel reproduces L_emp_PV
        and np.isfinite(delta_Mellin)
        and occ_match_resid < 1e-9                        # occupation-match well-posed
        and bracket_lo < xi_F_star < bracket_hi           # root interior
    )
    reg_v = "VALID" if regime_ok else "BREAKDOWN"
    if reg_v == "BREAKDOWN":
        composite = "FAIL"
    elif sign_v == "FAIL":
        composite = "FAIL"
    elif mag_v == "FAIL" and reg_v == "VALID":
        composite = "FAIL"
    elif mag_v == "FAIL" and reg_v == "MARGINAL":
        composite = "INFO"
    elif mag_v == "INFO":
        composite = "INFO"
    else:
        composite = "PASS"
    print(f"  sign_verdict={sign_v} (additive-channel-dominant, model-INDEPENDENT)")
    print(f"  magnitude_verdict={mag_v} (rel_span(xi_F*)={rel_span:.4e} vs INFO band {INFO_REL})")
    print(f"  regime_verdict={reg_v} (kernel rel {kernel_repro_rel:.2e}; occ resid {occ_match_resid:.2e}; "
          f"xi_F* interior {bracket_lo < xi_F_star < bracket_hi})")
    print(f"  COMPOSITE = {composite}")
    if composite == "PASS":
        dual_prior = "PASS->unreachable(SD-OPEN-permanent)"
    elif composite == "FAIL":
        dual_prior = "FAIL->0.9_TrackB_gap-IR-match-forces-xi_F-in-band_Delta_R~kappa_0_physically-significant-SD"
    else:
        dual_prior = "INFO->0.9_TrackA_xi_F-below-floor_a0-grade-UV-modes-EMPTY_suppressed-SD-OPEN-stays"
    print(f"  dual_prior reallocation: {dual_prior}")

    # ===== save npz + png =====
    print("\n--- save npz + png ---")
    np.savez(
        OUT_NPZ,
        # verdict
        rel_span=float(rel_span), span_abs=float(span_abs),
        sign_verdict=sign_v, magnitude_verdict=mag_v, regime_verdict=reg_v,
        composite_verdict=composite, dual_prior=dual_prior,
        # the xi_F PIN (the OQ-4 substrate-first resolution)
        xi_F_star=float(xi_F_star), target_mean_o_a=float(target),
        occ_match_mean=float(occ_match_mean), occ_match_resid=float(occ_match_resid),
        lam_floor=float(lam_floor), below_floor=bool(below_floor),
        below_floor_robust=bool(below_floor_robust),
        xi_F_lsq=float(xi_F_lsq), occ_lsq_rms=float(occ_rms),
        bracket_lo=float(bracket_lo), bracket_hi=float(bracket_hi),
        N_gap_ir=int(N_GAP_IR), N_scan=np.array(N_GAP_IR_SCAN),
        N_scan_xi_F=N_scan_xi, N_scan_below=np.array(N_scan_below, bool),
        occ_s52=occ_s52, lam_gapir=lam_gapir, occ_match=occ_match,
        # B(R) per scheme
        B_zeta=float(B_dict["zeta"]), B_PV=float(B_dict["PV"]), B_Mellin=float(B_dict["Mellin"]),
        B0_kernel=float(B0), L_emp_PV_reference=float(L_EMP_PV),
        kernel_repro_err=float(kernel_repro_err), kernel_repro_rel=float(kernel_repro_rel),
        # additive a0 counterterms at the pinned xi_F*
        delta_zeta=float(delta_zeta), delta_PV=float(delta_PV), delta_Mellin=float(delta_Mellin),
        delta_Mellin_L12=float(delta_Mellin_L12),
        ratio_delta_kappa0=float(ratio_delta_kappa0), kappa0_Kh=float(var_bare[i0]),
        residue_multiplier=float(residue_mult),
        # Leg A: additive vs multiplicative
        additive_residue=float(additive_residue), multiplicative_residue=float(mult_residue),
        additive_channel_dominant=bool(additive_dominant),
        residue_closedform_Mellin=float(residue_closedform_Mellin),
        residue_direct_Mellin=float(residue_direct_Mellin),
        residue_closedform_err=float(closedform_err),
        a0_grade_fraction_of_moment=float(a0_grade_fraction),
        mult_resid_bare=float(mult_resid_bare), mult_resid_pv=float(mult_resid_pv),
        M_bare_L12=float(Mb12), M_bare_L14=float(Mb14), M_PV_L12=float(Mp12), M_PV_L14=float(Mp14),
        # W6-2 cross-check (display only)
        w6_2_relspan_recomputed=float(w6_2_relspan_recomputed),
        w6_2_relspan_stored=float(w6_2_relspan_stored),
        fermi_scan_keys=np.array(list(fermi_scan.keys())),
        fermi_scan_relspan=np.array([fermi_scan[k] for k in fermi_scan], float),
        # bands + grids
        PASS_REL=float(PASS_REL), INFO_REL=float(INFO_REL),
        k_ratios=k_ratios, ln_K_grid=ln_K_grid, var_bare=var_bare,
        s_pole=np.int64(S_POLE), L_max=np.int64(L_MAX), tau_fold=float(tau_fold),
        Delta_BCS=float(Delta_BCS),
        PV_mass_tower=np.array(PV_M_TOWER), PV_coeffs=np.array(PV_COEFFS),
    )
    print(f"  npz -> {OUT_NPZ.relative_to(ROOT)}")
    emit_plot(OUT_PNG, k_ratios, ln_K_grid, var_bare, B_dict, delta_dict, residue_mult,
              rel_span, xi_F_star, lam_floor, lam_gapir, occ_s52, occ_match,
              occ_rms, N_scan_xi, N_scan_below, fermi_scan, w6_2_relspan_recomputed, composite)
    print(f"  png -> {OUT_PNG.relative_to(ROOT)}")

    # ===== dual-SHA + verdict payload =====
    print("\n--- dual-SHA + verdict payload ---")
    audit_sha, content_sha = compute_dual_sha(pins, SCRIPT_PATH)
    closure = closure_hash(pins)
    print(f"  closure_hash(pins) = {closure}")
    print(f"  audit_sha256   = {audit_sha}")
    print(f"  content_sha256 = {content_sha}")

    value = (
        f"rel_span_xi_F={rel_span:.6e}_band={mag_v}"
        f"_xi_F_star={xi_F_star:.8f}_target_mean_o_a={target:.8f}_occ_resid={occ_match_resid:.2e}"
        f"_lam_floor={lam_floor:.6f}_BELOW-FLOOR={below_floor}_below_floor_robust={below_floor_robust}"
        f"_B_zeta={B_dict['zeta']:.6f}_B_PV={B_dict['PV']:.6f}_B_Mellin={B_dict['Mellin']:.6f}"
        f"_delta_Mellin={delta_Mellin:.6e}_ratio_delta_kappa0={ratio_delta_kappa0:.4e}"
        f"_additive_residue={additive_residue:.6e}_multiplicative_residue={mult_residue:.3e}"
        f"_ADDITIVE-CHANNEL-DOMINANT={additive_dominant}"
        f"_W6-2_Fermi-zero_relspan_ref={w6_2_relspan_recomputed:.6e}"
        f"_OQ-4=SUPPRESSED-INFO-STAYS-xi_F-below-floor-a0-UV-modes-EMPTY_{dual_prior}"
    )
    extra_rows = [
        "# regulator_pin=a_0^{zeta}||a_0^{Pauli-Villars}||a_0^{Mellin} "
        "poleconv-A-double pole_in_s=4 curvature_grade_n=0 (a0/CC grade) "
        f"# {GATE_ID} UV-regulator axis pin",
        "# counting_pin=RATIO-NORMALIZED-TRACE-MEAN "
        "(intensive: rel_span normalized by trace-mean |L_emp_PV|; UV-regulator _|_ counting orthogonal axes) "
        f"# {GATE_ID} counting axis pin",
        f"# xi_F PIN (SOLVED-FROM-GAP-IR-OCCUPATION-MATCH; anti-injection): target=mean(o_a)={target:.8f} "
        f"(s52 8-mode v_a^2, NOT rel_span); xi_F*={xi_F_star:.8f} via brentq xtol=1e-12; "
        f"occ-match resid={occ_match_resid:.2e}; xi_F* BELOW |D_K| floor {lam_floor:.6f} = {below_floor} "
        f"(robust across N gap-IR {list(N_GAP_IR_SCAN)} = {below_floor_robust}) # {GATE_ID}",
        f"# LEG A (sign, model-INDEPENDENT): MULTIPLICATIVE M_R(s=4) a0-fraction={a0_grade_fraction:.4f} "
        f"ANNIHILATED (residual {mult_residue:.2e}, W8-2); ADDITIVE-IN-TRACE a0 counterterm "
        f"delta_Mellin={delta_Mellin:.4e} SURVIVES (residue={residue_direct_Mellin:.4e}); "
        f"additive-channel-dominant={additive_dominant} => sign=PASS # {GATE_ID}",
        f"# LEG B (magnitude, substrate-PINNED): mean(o_a)={target:.5f}<1/2 => xi_F*={xi_F_star:.5f} BELOW floor "
        f"=> a0-grade UV modes EMPTY (v_vac^2->0) => |delta_Mellin|/kappa_0={ratio_delta_kappa0:.4e}<<1 "
        f"=> rel_span(xi_F*)={rel_span:.4e} in (1e-7,0.05] => magnitude=INFO (INFO-stays, suppressed); "
        f"EMERGENCE-1 closed-form Delta*{residue_mult:.1f}={residue_closedform_Mellin:.4e} vs direct "
        f"{residue_direct_Mellin:.4e} (err {closedform_err:.2e}) # {GATE_ID}",
        f"# OQ-4 RESOLUTION: §VII.AV.STATE-PROJ L_emp=-7.046336 UNCHANGED (SD-OPEN STAGE-3-PERMANENT, "
        f"PASS unreachable); the a_0^{{<class>}} qualifier stays SUPPRESSED SD-OPEN (CC-in-microcosm TAMED "
        f"not killed; the huge eigenvalue-moment a0 does NOT translate into a huge OCCUPATION counterterm "
        f"because the substrate's own Fermi surface sits below the |D_K| floor) # {GATE_ID}",
    ]
    print_verdict_payload(
        composite, value, audit_sha, content_sha,
        sign_verdict=sign_v, magnitude_verdict=mag_v, regime_verdict=reg_v,
        companion_note="OQ-4 magnitude discriminator at the substrate-PINNED Fermi level xi_F* "
                       "(gap-IR occupation match): rel_span(xi_F*) suppressed sub-threshold "
                       "(xi_F* below |D_K| floor, a0-grade UV modes empty) => INFO-stays; "
                       "sign=PASS additive-channel-dominant model-INDEPENDENT",
        extra_rows=extra_rows,
    )

    print(f"\n  4-tuple: (value=rel_span(xi_F*)={rel_span:.4e} band={mag_v}, scheme={SCHEME}, "
          f"convention={CONVENTION}, L_max={L_MAX})")
    print("\nCOMPUTATION COMPLETE")
    return 0


if __name__ == "__main__":
    sys.exit(main())
